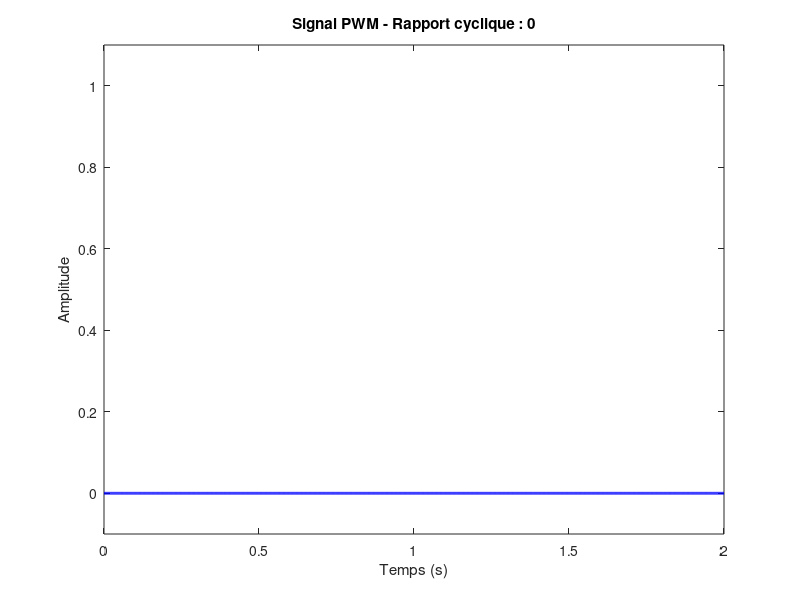
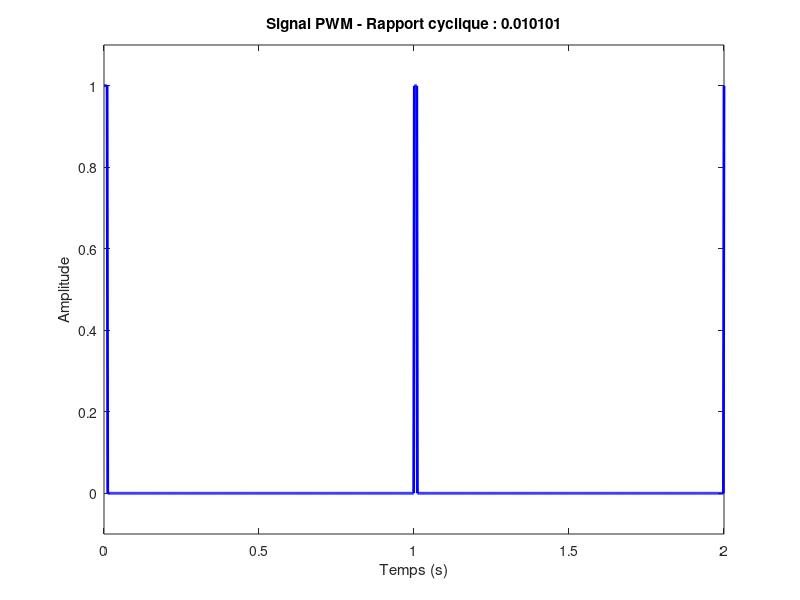
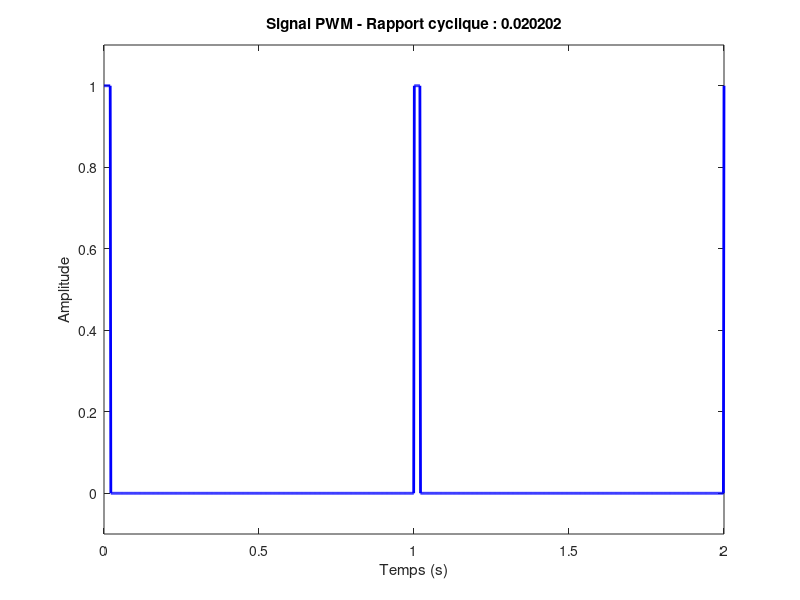
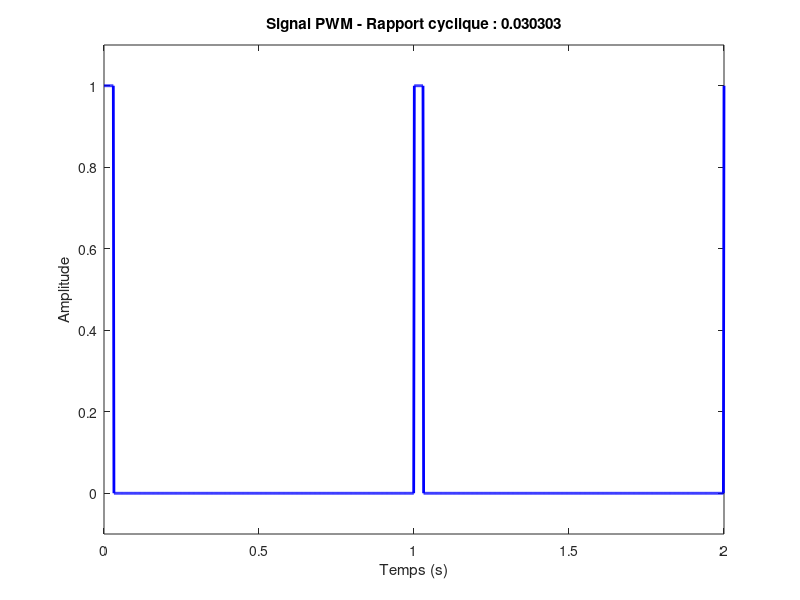

These charts were generated, in order, by the following MATLAB code: (Note: this script raises an error after producing the figures.)
% Paramètres
freq = 1000; period = 1/freq; duration = 2; num_frames = 100;
initial_duty_cycle = 0.1; final_duty_cycle = 0.9; duty_cycles = linspace(0, 1, num_frames);

% Création des images pour l'animation
frames = cell(1, num_frames);
for i = 1:num_frames
    t = linspace(0, duration, 1000);
    pwm_signal = mod(t, period) < duty_cycles(i) * period;
    figure('visible', 'off'); plot(t, pwm_signal, 'b', 'LineWidth', 2);
    axis([0 duration -0.1 1.1]); xlabel('Temps (s)'); ylabel('Amplitude');
    title(['Signal PWM - Rapport cyclique : ', num2str(duty_cycles(i))]);
    frames{i} = getframe(gcf); close;
end

% Création du fichier vidéo
video_name = 'pwm_animation.mp4'; fps = 10;
writerObj = VideoWriter(video_name, 'MPEG-4'); writerObj.FrameRate = fps; open(writerObj);
for i = 1:num_frames; writeVideo(writerObj, frames{i}); end; close(writerObj);

disp(['Animation PWM enregistrée sous : ', video_name]);
